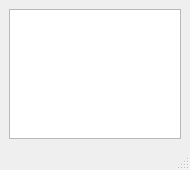
<?xml version="1.0" encoding="UTF-8"?>
<ui version="4.0">
 <class>dataset</class>
 <widget class="QMainWindow" name="dataset">
  <property name="geometry">
   <rect>
    <x>0</x>
    <y>0</y>
    <width>190</width>
    <height>170</height>
   </rect>
  </property>
  <property name="minimumSize">
   <size>
    <width>190</width>
    <height>170</height>
   </size>
  </property>
  <property name="windowTitle">
   <string>Dataset_selector</string>
  </property>
  <widget class="QWidget" name="centralwidget">
   <layout class="QHBoxLayout" name="horizontalLayout">
    <item>
     <widget class="QListWidget" name="listWidget">
      <property name="sizePolicy">
       <sizepolicy hsizetype="MinimumExpanding" vsizetype="MinimumExpanding">
        <horstretch>0</horstretch>
        <verstretch>0</verstretch>
       </sizepolicy>
      </property>
      <property name="minimumSize">
       <size>
        <width>1</width>
        <height>1</height>
       </size>
      </property>
     </widget>
    </item>
   </layout>
  </widget>
  <widget class="QMenuBar" name="menubar">
   <property name="geometry">
    <rect>
     <x>0</x>
     <y>0</y>
     <width>190</width>
     <height>25</height>
    </rect>
   </property>
  </widget>
  <widget class="QStatusBar" name="statusbar"/>
 </widget>
 <resources/>
 <connections/>
</ui>
